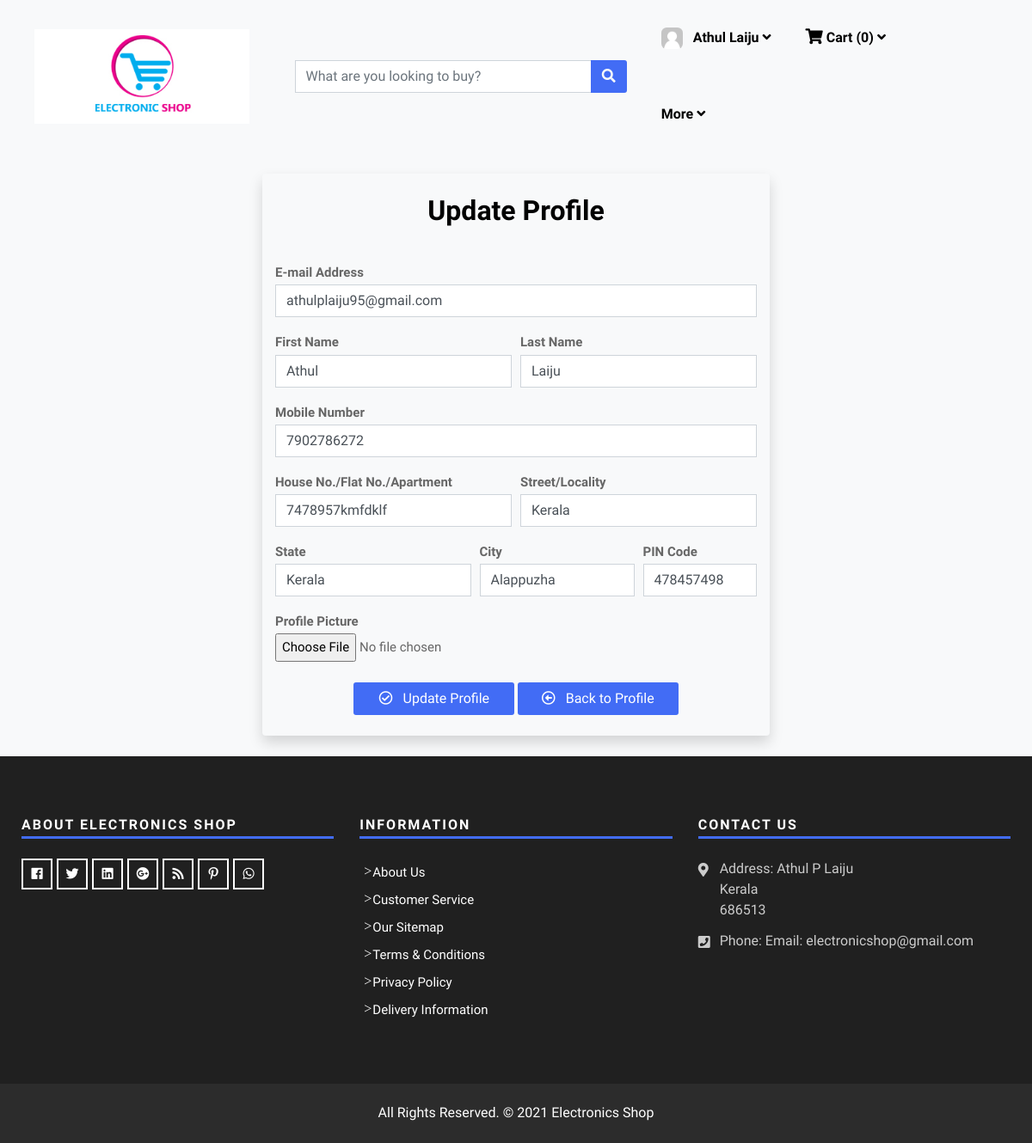
Screenshot of /account/updateprofile/ (signed in) with the database file from the repository.
### shop/models.py (models this page shows, shortened)
class Customer(models.Model):
    user = models.OneToOneField(User, on_delete=models.CASCADE, default="")
    phone = models.BigIntegerField()
    house_no = models.CharField(null=True, max_length=20)
    street = models.CharField(null=True, max_length=50)
    city = models.CharField(null=True, max_length=20)
    pin = models.IntegerField(null=True)
    state = models.CharField(null=True, max_length=20)
    profile_pic = models.ImageField(null=True, upload_to="customer_pic", default="userimg.png")

### shop/views/updateprofile.py (the view, shortened to what this page needs)
# urls.py: path("account/updateprofile/", updateprofile.updateprofile, name="UpdateProfile"),
@login_required(login_url='/login')
def updateprofile(request):
    if request.method == "GET":
        current_user = request.user
        carts = Cart.objects.filter(user_id=current_user.id)
        qty = 0
        total = 0
        for cart in carts:
            total = total + cart.amount
            qty = qty + cart.qty
        customer = Customer.objects.get(user_id=current_user.id)
        details = {
            'customer':customer,
            'qty':qty,
            'total':total,
            'carts':carts,
        }
        return render(request, 'updateprofile.html', details)

### templates/updateprofile.html (shortened to what this page needs)
{% extends 'base.html' %}
{% load static %}
{% block body %}
<div class="container">
    <div class="row">
        <div class="col-md-3"></div>
        <div class="col-md-6 my-4 py-4 bg-light shadow rounded">
            <div class="title-all text-center">
                <h1>Update Profile</h1>
            </div>
            <div>
                <form id="formRegister" action="/account/updateprofile/" method="POST" enctype="multipart/form-data">
                    <div class="form-row">
                        <div class="form-group col-md-12 font-weight-bold">
                            <label for="email" class="mb-0">E-mail Address</label>
                            <input type="email" class="form-control" name="email" value="{{customer.user.email}}" required>
                        </div>
                        <div class="form-group col-md-6 font-weight-bold">
                            <label for="fname" class="mb-0">First Name</label>
                            <input type="text" class="form-control" name="fname" value="{{customer.user.first_name}}" required>
                        </div>
                        <div class="form-group col-md-6 font-weight-bold">
                            <label for="lname" class="mb-0">Last Name</label>
                            <input type="text" class="form-control" name="lname" value="{{customer.user.last_name}}" required>
                        </div>
                        <div class="form-group col-md-12 font-weight-bold">
                            <label for="phone" class="mb-0">Mobile Number</label>
                            <input type="tel" class="form-control" name="phone" value="{{customer.phone}}" required>
                        </div>
                        <div class="form-group col-md-6 font-weight-bold">
                            <label for="fname" class="mb-0">House No./Flat No./Apartment</label>
                            <input type="text" class="form-control" name="house" value="{{customer.house_no}}" required>
                        </div>
                        <div class="form-group col-md-6 font-weight-bold">
                            <label for="fname" class="mb-0">Street/Locality</label>
                            <input type="text" class="form-control" name="street" value="{{customer.street}}" required>
                        </div>
                        <div class="form-group col-md-5 font-weight-bold">
                            <label for="state" class="mb-0">State</label>
                            <input type="text" class="form-control" name="state" value="{{customer.state}}" required>
                        </div>
                        <div class="form-group col-md-4 font-weight-bold">
                            <label for="city" class="mb-0">City</label>
                            <input type="text" class="form-control" name="city" value="{{customer.city}}" required>
                        </div>
                        <div class="form-group col-md-3 font-weight-bold">
                            <label for="pin" class="mb-0">PIN Code</label>
                            <input type="tel" class="form-control" name="pin" value="{{customer.pin}}" required>
                        </div>
                        <div class="form-group col-md-12 font-weight-bold">
                            <label for="pic" class="mb-0">Profile Picture</label>
                            <input type="file" class="form-control-file" name="pic" value="{{customer.profile_pic}}" accept="image/*">
                        </div>
                    </div>
                    <div class="text-center mt-2">
                        <button type="submit" class="btn hvr-hover col-lg-4" style="color:white;">
                            <i class="far fa-check-circle pr-2"></i>
                            Update Profile
                        </button>
                        <a href="/account" class="btn hvr-hover col-lg-4" style="color:white;">
                            <i class="far fa-arrow-alt-circle-left pr-2"></i>
                            Back to Profile
                        </a>
                    </div>
                </form>
            </div>
        </div>
    </div>
</div>
{% endblock %}

### templates/base.html (shortened to what this page needs)
{% load static %}
{% load humanize %}
<!DOCTYPE html>
<html lang="en">
<head>
	<link rel="stylesheet" href="{% static 'css/bootstrap.min.css' %}">
	<link rel="stylesheet" href="{% static 'css/style.css' %}">
	<link rel="stylesheet" href="{% static 'css/responsive.css' %}">
    <link rel="stylesheet" href="{% static 'css/custom.css' %}">
</head>
<body>
	<header class="main-header">
		<nav class="navbar navbar-expand-lg navbar-light bg-light navbar-default bootsnav">
            <div class="container">
                <div class="navbar-header col-lg-3 col-md-5 col-sm-12">
                    <a class="navbar-brand" href="/"><img src="{% static 'images/logo0.png' %}" width="250 px"/></a>
                </div>
                <div class="collapse navbar-collapse bg-light col-lg-9 col-md-7" id="navbar-menu">
                    <div class="col-lg-6">
                        <form class="form-inline" action="/search/" method="GET">
                            <div class="input-group" style="width: 100%;">
                                <input class="form-control" placeholder="What are you looking to buy?" name="search" type="text">
                                <div class="input-group-append">
                                    <button class="btn text-light hvr-hover" type="submit"><i class="fas fa-search"></i></button>
                                </div>
                            </div>
                        </form>
                    </div>
                    <div class="col-lg-6 d-flex justify-content-center">
                        <ul class="nav navbar-nav ml-auto" data-in="fadeInDown" data-out="fadeOutUp">
                            {% if user.id %}
                            <li class="dropdown">
                                <a href="/account" class="nav-link dropdown-toggle" data-toggle="dropdown">
                                    <img src="{{ customer.profile_pic.url }}" class="avatar">
                                    <span class="pl-2">{{user.first_name}} {{user.last_name}}</span>
                                    <i class="fas fa-angle-down"></i>
                                </a>
                            </li>
                            <li class="dropdown">
                                <a href="/cart" class="nav-link dropdown-toggle" data-toggle="dropdown">
                                    <i class="fas fa-shopping-cart" style="font-size: 18px;"></i>
                                    <span>Cart ({{qty}})</span>
                                    <i class="fas fa-angle-down"></i>
                                </a>
                            </li>
                            {% endif %}
                            <li class="dropdown">
                                <a href="#" class="nav-link dropdown-toggle" data-toggle="dropdown">
                                    <span>More</span>
                                    <i class="fas fa-angle-down"></i>
                                </a>
                            </li>
                        </ul>
                    </div>
                </div>
			</div>
		</nav>
	</header>
    {% block body %}
    {% endblock %}
	<footer>
        <div class="footer-main">
            <div class="container">
                <div class="row">
                    <div class="col-lg-4 col-md-12 col-sm-12">
                        <div class="footer-widget">
                            <h4>About Electronics Shop</h4>
                            <ul>
                                <li><a href="#"><i class="fab fa-facebook" aria-hidden="true"></i></a></li>
                                <li><a href="#"><i class="fab fa-twitter" aria-hidden="true"></i></a></li>
                                <li><a href="#"><i class="fab fa-linkedin" aria-hidden="true"></i></a></li>
                                <li><a href="#"><i class="fab fa-google-plus" aria-hidden="true"></i></a></li>
                                <li><a href="#"><i class="fas fa-rss" aria-hidden="true"></i></a></li>
                                <li><a href="#"><i class="fab fa-pinterest-p" aria-hidden="true"></i></a></li>
                                <li><a href="#"><i class="fab fa-whatsapp" aria-hidden="true"></i></a></li>
                            </ul>
                        </div>
                    </div>
                    <div class="col-lg-4 col-md-12 col-sm-12">
                        <div class="footer-link">
                            <h4>Information</h4>
                            <ul>
                                <li><a href="#">About Us</i></a></li>
                                <li><a href="#">Customer Service</a></li>
                                <li><a href="#">Our Sitemap</a></li>
                                <li><a href="#">Terms &amp; Conditions</a></li>
                                <li><a href="#">Privacy Policy</a></li>
                                <li><a href="#">Delivery Information</a></li>
                            </ul>
                        </div>
                    </div>
                    <div class="col-lg-4 col-md-12 col-sm-12">
                        <div class="footer-link-contact">
                            <h4>Contact Us</h4>
                            <ul>
                                <li>
                                    <p><i class="fas fa-map-marker-alt"></i>Address: Athul P Laiju <br>Kerala<br> 686513 </p>
                                </li>
                                <li>
                                    <p><i class="fas fa-phone-square"></i>Phone: <a href="tel:+919207903837>+918848993516</a></p>
                                </li>
                                <li>
                                    <p><i class="fas fa-envelope"></i>Email: <a href="mailto:electronicshop@gmail.com">electronicshop@gmail.com</a></p>
                                </li>
                            </ul>
                        </div>
                    </div>
                </div>
            </div>
        </div>
	</footer>
	<div class="footer-copyright">
        <p class="footer-company">All Rights Reserved. &copy; 2021 <a href="/"> Electronics Shop</a></p>
	</div>
</body>
</html>

### static/css/custom.css (style rules this page uses)
.avatar { vertical-align: middle; height: 25px; border-radius: 25%; }

### static/css/bootsnav.css (style rules this page uses)
nav.bootsnav .container { position: relative; }
nav.navbar.bootsnav { margin-bottom: 0; -moz-border-radius: 0px; -webkit-border-radius: 0px; -o-border-radius: 0px; border-radius: 0px; background-color: #fff; border: none; z-index: 9; }
nav.navbar.bootsnav ul.nav > li > a { color: #6f6f6f; background-color: transparent; outline: none; margin-bottom: -2px; }
body { -webkit-transition: all 0.3s ease-in-out; -moz-transition: all 0.3s ease-in-out; -o-transition: all 0.3s ease-in-out; -ms-transition: all 0.3s ease-in-out; transition: all 0.3s ease-in-out; }
@media (min-width: 1024px) { nav.navbar.bootsnav ul.nav > li > a { padding: 30px 15px; font-weight: 600; } }
@media (min-width: 1024px) { nav.navbar.bootsnav ul.nav > li.dropdown > a.dropdown-toggle:after { font-family: 'FontAwesome'; content: "\f0d7"; margin-left: 5px; margin-top: 2px; } }

### rows the page displays
Customer: profile_pic (picture), email "athulplaiju95@gmail.com", fname "Athul", lname "Laiju", phone "7902786272", house "7478957kmfdklf", street "Kerala", state "Kerala", city "Alappuzha", pin "478457498"

### other values shown
{{ user.first_name }} "Athul"
{{ user.last_name }} "Laiju"
{{ qty }} "0"
